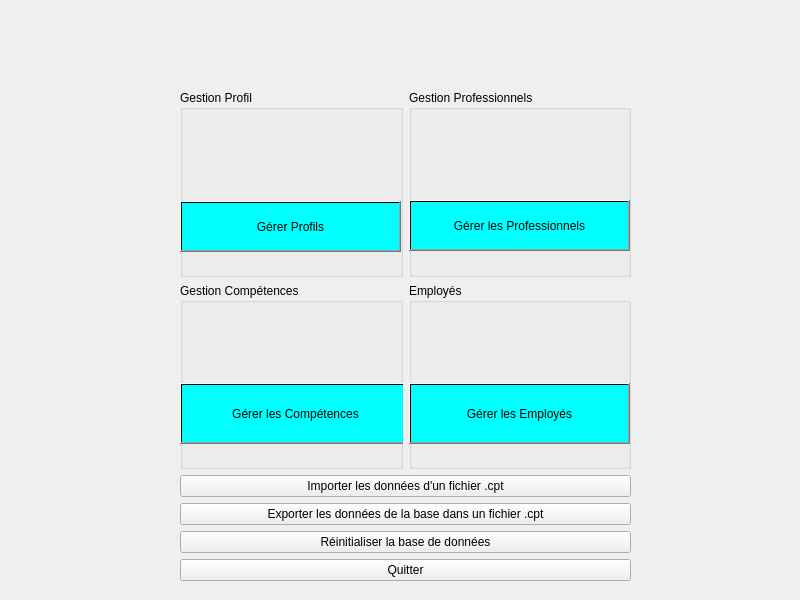
<?xml version="1.0" encoding="UTF-8"?>
<ui version="4.0">
 <class>menu</class>
 <widget class="QDialog" name="menu">
  <property name="geometry">
   <rect>
    <x>0</x>
    <y>0</y>
    <width>800</width>
    <height>600</height>
   </rect>
  </property>
  <property name="minimumSize">
   <size>
    <width>800</width>
    <height>600</height>
   </size>
  </property>
  <property name="maximumSize">
   <size>
    <width>800</width>
    <height>600</height>
   </size>
  </property>
  <property name="windowTitle">
   <string>Dialog</string>
  </property>
  <property name="styleSheet">
   <string notr="true">/*background-color: qlineargradient(spread:pad, x1:0, y1:0, x2:1, y2:1, stop:1 rgba(0, 255, 150, 255));*/</string>
  </property>
  <widget class="QWidget" name="verticalLayoutWidget">
   <property name="geometry">
    <rect>
     <x>180</x>
     <y>90</y>
     <width>451</width>
     <height>491</height>
    </rect>
   </property>
   <layout class="QVBoxLayout" name="verticalLayout">
    <item>
     <layout class="QHBoxLayout" name="horizontalLayout">
      <item>
       <widget class="QGroupBox" name="groupBox">
        <property name="title">
         <string>Gestion Profil</string>
        </property>
        <widget class="QLabel" name="label">
         <property name="geometry">
          <rect>
           <x>60</x>
           <y>20</y>
           <width>111</width>
           <height>91</height>
          </rect>
         </property>
         <property name="styleSheet">
          <string notr="true">background-image: url(:/new/prefix1/profil1.png);</string>
         </property>
         <property name="text">
          <string/>
         </property>
        </widget>
        <widget class="QPushButton" name="Profil">
         <property name="geometry">
          <rect>
           <x>0</x>
           <y>111</y>
           <width>221</width>
           <height>51</height>
          </rect>
         </property>
         <property name="styleSheet">
          <string notr="true">background-color: qlineargradient(spread:pad, x1:0, y1:0, x2:1, y2:1, stop:1 rgba(0, 255, 255, 255));</string>
         </property>
         <property name="text">
          <string>Gérer Profils</string>
         </property>
        </widget>
       </widget>
      </item>
      <item>
       <widget class="QGroupBox" name="groupBox_2">
        <property name="title">
         <string>Gestion Professionnels</string>
        </property>
        <widget class="QLabel" name="label_2">
         <property name="geometry">
          <rect>
           <x>50</x>
           <y>20</y>
           <width>111</width>
           <height>91</height>
          </rect>
         </property>
         <property name="styleSheet">
          <string notr="true">background-image: url(:/new/prefix1/professionnel1.png);</string>
         </property>
         <property name="text">
          <string/>
         </property>
        </widget>
        <widget class="QPushButton" name="Professionnel">
         <property name="geometry">
          <rect>
           <x>0</x>
           <y>110</y>
           <width>221</width>
           <height>51</height>
          </rect>
         </property>
         <property name="styleSheet">
          <string notr="true">background-color: qlineargradient(spread:pad, x1:0, y1:0, x2:1, y2:1, stop:1 rgba(0, 255, 255, 255));</string>
         </property>
         <property name="text">
          <string>Gérer les Professionnels</string>
         </property>
        </widget>
       </widget>
      </item>
     </layout>
    </item>
    <item>
     <layout class="QHBoxLayout" name="horizontalLayout_2">
      <item>
       <widget class="QGroupBox" name="groupBox_3">
        <property name="title">
         <string>Gestion Compétences</string>
        </property>
        <widget class="QLabel" name="label_3">
         <property name="geometry">
          <rect>
           <x>50</x>
           <y>20</y>
           <width>121</width>
           <height>81</height>
          </rect>
         </property>
         <property name="styleSheet">
          <string notr="true">background-image: url(:/new/prefix1/competences1.jpeg);</string>
         </property>
         <property name="text">
          <string/>
         </property>
        </widget>
        <widget class="QPushButton" name="Competence">
         <property name="geometry">
          <rect>
           <x>0</x>
           <y>100</y>
           <width>231</width>
           <height>61</height>
          </rect>
         </property>
         <property name="styleSheet">
          <string notr="true">background-color: qlineargradient(spread:pad, x1:0, y1:0, x2:1, y2:1, stop:1 rgba(0, 255, 255, 255));</string>
         </property>
         <property name="text">
          <string>Gérer les Compétences</string>
         </property>
        </widget>
       </widget>
      </item>
      <item>
       <widget class="QGroupBox" name="groupBox_4">
        <property name="title">
         <string>Employés</string>
        </property>
        <widget class="QLabel" name="label_4">
         <property name="geometry">
          <rect>
           <x>10</x>
           <y>20</y>
           <width>201</width>
           <height>81</height>
          </rect>
         </property>
         <property name="styleSheet">
          <string notr="true">background-image: url(:/new/prefix1/employe.jpeg);</string>
         </property>
         <property name="text">
          <string/>
         </property>
        </widget>
        <widget class="QPushButton" name="employe">
         <property name="geometry">
          <rect>
           <x>0</x>
           <y>100</y>
           <width>221</width>
           <height>61</height>
          </rect>
         </property>
         <property name="styleSheet">
          <string notr="true">background-color: qlineargradient(spread:pad, x1:0, y1:0, x2:1, y2:1, stop:1 rgba(0, 255, 255, 255));</string>
         </property>
         <property name="text">
          <string>Gérer les Employés</string>
         </property>
        </widget>
       </widget>
      </item>
     </layout>
    </item>
    <item>
     <widget class="QPushButton" name="Importation">
      <property name="text">
       <string>Importer les données d'un fichier .cpt</string>
      </property>
     </widget>
    </item>
    <item>
     <widget class="QPushButton" name="Exportation">
      <property name="text">
       <string>Exporter les données de la base dans un fichier .cpt</string>
      </property>
     </widget>
    </item>
    <item>
     <widget class="QPushButton" name="Reinitialiser">
      <property name="text">
       <string>Réinitialiser la base de données</string>
      </property>
     </widget>
    </item>
    <item>
     <widget class="QPushButton" name="Quitter">
      <property name="text">
       <string>Quitter</string>
      </property>
     </widget>
    </item>
   </layout>
  </widget>
 </widget>
 <resources/>
 <connections>
  <connection>
   <sender>Quitter</sender>
   <signal>clicked()</signal>
   <receiver>menu</receiver>
   <slot>close()</slot>
   <hints>
    <hint type="sourcelabel">
     <x>210</x>
     <y>268</y>
    </hint>
    <hint type="destinationlabel">
     <x>199</x>
     <y>149</y>
    </hint>
   </hints>
  </connection>
 </connections>
</ui>
